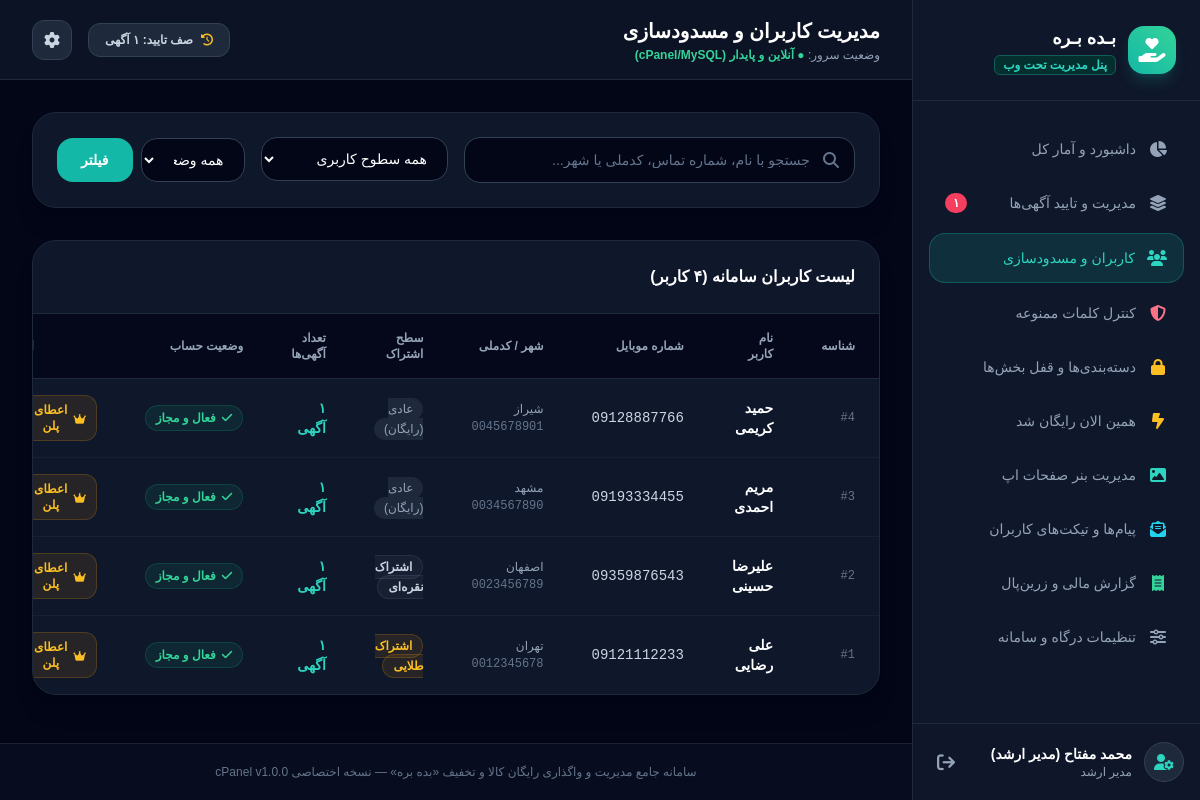
Screenshot of /users.php (signed in) with the database file from the repository.
### tables this page shows
CREATE TABLE IF NOT EXISTS `users` (
  `id` INT AUTO_INCREMENT PRIMARY KEY,
  `phone` VARCHAR(15) NOT NULL UNIQUE,
  `full_name` VARCHAR(100) NOT NULL,
  `national_id` VARCHAR(10) DEFAULT NULL,
  `city` VARCHAR(50) DEFAULT 'تهران',
  `province` VARCHAR(50) DEFAULT 'تهران',
  `tier` ENUM('FREE', 'SILVER', 'GOLD', 'DIAMOND') DEFAULT 'FREE',
  `tier_expires_at` DATETIME DEFAULT NULL,
  `is_banned` TINYINT(1) DEFAULT 0,
  `ban_reason` TEXT DEFAULT NULL,
  `can_post_listing` TINYINT(1) DEFAULT 1,
  `wallet_balance` BIGINT DEFAULT 0,
  `created_at` TIMESTAMP DEFAULT CURRENT_TIMESTAMP
);

### config.php (called while the page is built, shortened)
<?php
function persianNumber($number) {
    $en = ['0','1','2','3','4','5','6','7','8','9'];
    $fa = ['۰','۱','۲','۳','۴','۵','۶','۷','۸','۹'];
    return str_replace($en, $fa, (string)$number);
}

### users.php (the view, shortened to what this page needs)
<?php
require_once 'header.php';
$db = getDB();
$search = trim($_GET['q'] ?? '');
$sql = "SELECT u.*,
        (SELECT COUNT(*) FROM listings WHERE user_id = u.id) as listings_count,
        (SELECT COUNT(*) FROM transactions WHERE user_id = u.id AND status = 'SUCCESS') as tx_count
        FROM users u WHERE 1=1";
$params = [];
$sql .= " ORDER BY u.id DESC";
$stmt = $db->prepare($sql);
$stmt->execute($params);
$users = $stmt->fetchAll();
?>
<div class="bg-slate-900 border border-slate-800 rounded-3xl p-6 shadow-xl">
    <form method="GET" action="users.php" class="grid grid-cols-1 sm:grid-cols-2 lg:grid-cols-4 gap-4">
        <div class="lg:col-span-2 relative">
            <div class="absolute inset-y-0 right-0 pr-4 flex items-center pointer-events-none text-slate-500">
            </div>
            <input type="text" name="q" value="<?= htmlspecialchars($search) ?>" placeholder="جستجو با نام، شماره تماس، کدملی یا شهر..."
                   class="w-full bg-slate-950 border border-slate-700 rounded-2xl pr-11 pl-4 py-3 text-sm text-white placeholder-slate-500 focus:outline-none focus:border-teal-400">
        </div>
        <div>
            <select name="tier" class="w-full bg-slate-950 border border-slate-700 rounded-2xl px-4 py-3 text-sm text-white focus:outline-none focus:border-teal-400">
                <option value="">همه سطوح کاربری</option>
            </select>
        </div>
        <div class="flex items-center gap-2">
            <select name="banned" class="w-full bg-slate-950 border border-slate-700 rounded-2xl px-4 py-3 text-sm text-white focus:outline-none focus:border-teal-400">
                <option value="">همه وضعیت‌ها</option>
            </select>
            <button type="submit" class="bg-teal-500 hover:bg-teal-600 text-white font-bold px-6 py-3 rounded-2xl text-sm transition">
                فیلتر
            </button>
        </div>
    </form>
</div>
<div class="bg-slate-900 border border-slate-800 rounded-3xl overflow-hidden shadow-xl">
    <div class="p-6 border-b border-slate-800 flex items-center justify-between">
        <h3 class="font-bold text-white text-base">لیست کاربران سامانه (<?= persianNumber(count($users)) ?> کاربر)</h3>
    </div>
    <div class="overflow-x-auto">
        <table class="w-full text-right text-sm">
            <thead class="bg-slate-950/80 text-slate-400 text-xs border-b border-slate-800">
                <tr>
                    <th class="py-4 px-6">شناسه</th>
                    <th class="py-4 px-6">نام کاربر</th>
                    <th class="py-4 px-6">شماره موبایل</th>
                    <th class="py-4 px-6">شهر / کدملی</th>
                    <th class="py-4 px-6">سطح اشتراک</th>
                    <th class="py-4 px-6">تعداد آگهی‌ها</th>
                    <th class="py-4 px-6">وضعیت حساب</th>
                    <th class="py-4 px-6 text-center">اقدامات مدیریتی</th>
                </tr>
            </thead>
            <tbody class="divide-y divide-slate-800/60 text-slate-300">
                <?php if (empty($users)): ?>
                    <tr>
                        <td colspan="8" class="text-center py-12 text-slate-500">کاربری با مشخصات درخواستی یافت نشد.</td>
                    </tr>
                <?php else: ?>
                    <?php foreach ($users as $user): ?>
                        <tr class="hover:bg-slate-800/40 transition">
                            <td class="py-4 px-6 font-mono text-xs text-slate-500">#<?= $user['id'] ?></td>
                            <td class="py-4 px-6 font-bold text-white">
                                <?= htmlspecialchars($user['full_name']) ?>
                            </td>
                            <td class="py-4 px-6 font-mono text-slate-300" dir="ltr">
                                <?= htmlspecialchars($user['phone']) ?>
                            </td>
                            <td class="py-4 px-6 text-xs text-slate-400">
                                <div><?= htmlspecialchars($user['city']) ?></div>
                                <div class="font-mono text-slate-500 mt-0.5"><?= htmlspecialchars($user['national_id'] ?? 'ثبت نشده') ?></div>
                            </td>
                            <td class="py-4 px-6">
                                <?php if ($user['tier'] === 'DIAMOND'): ?>
                                    <span class="bg-cyan-500/10 text-cyan-400 border border-cyan-500/20 text-xs px-2.5 py-1 rounded-full font-bold">الماس (VIP تجاری)</span>
                                <?php elseif ($user['tier'] === 'GOLD'): ?>
                                    <span class="bg-amber-500/10 text-amber-400 border border-amber-500/20 text-xs px-2.5 py-1 rounded-full font-bold">اشتراک طلایی</span>
                                <?php elseif ($user['tier'] === 'SILVER'): ?>
                                    <span class="bg-slate-500/10 text-slate-300 border border-slate-500/20 text-xs px-2.5 py-1 rounded-full font-bold">اشتراک نقره‌ای</span>
                                <?php else: ?>
                                    <span class="bg-slate-800 text-slate-400 text-xs px-2.5 py-1 rounded-full">عادی (رایگان)</span>
                                <?php endif; ?>
                            </td>
                            <td class="py-4 px-6 font-bold text-teal-400">
                                <?= persianNumber($user['listings_count']) ?> آگهی
                            </td>
                            <td class="py-4 px-6">
                                <?php if ($user['is_banned'] == 1): ?>
                                    <span class="bg-rose-500/10 text-rose-400 border border-rose-500/30 text-xs px-2.5 py-1 rounded-full font-bold flex items-center gap-1.5 w-max">
                                        <i class="fa-solid fa-ban"></i>
                                        <span>مسدود شده</span>
                                    </span>
                                    <?php if (!empty($user['ban_reason'])): ?>
                                        <span class="text-[10px] text-slate-500 block mt-1"><?= htmlspecialchars($user['ban_reason']) ?></span>
                                    <?php endif; ?>
                                <?php else: ?>
                                    <span class="bg-emerald-500/10 text-emerald-400 border border-emerald-500/20 text-xs px-2.5 py-1 rounded-full font-bold flex items-center gap-1.5 w-max">
                                        <i class="fa-solid fa-check"></i>
                                        <span>فعال و مجاز</span>
                                    </span>
                                <?php endif; ?>
                            </td>
                            <td class="py-4 px-6 text-center">
                                <div class="flex items-center justify-center gap-2">
                                    <button onclick="openTierModal(<?= $user['id'] ?>, '<?= htmlspecialchars($user['full_name'], ENT_QUOTES) ?>', '<?= $user['tier'] ?>')"
                                            class="bg-amber-500/10 hover:bg-amber-500/20 text-amber-400 border border-amber-500/20 px-2.5 py-1.5 rounded-xl text-xs font-bold transition flex items-center gap-1.5"
                                            title="اعطای اشتراک طلایی یا الماس">
                                        <i class="fa-solid fa-crown text-[11px]"></i>
                                        <span>اعطای پلن</span>
                                    </button>
                                </div>
                            </td>
                        </tr>
                    <?php endforeach; ?>
                <?php endif; ?>
            </tbody>
        </table>
    </div>
</div>
<?php require_once 'footer.php'; ?>

### header.php (style rules this page uses)
body { font-family: 'Vazirmatn', sans-serif; }

### rows the page displays
users: id "4", full_name "حمید کریمی", phone "09128887766", city "شیراز", national "0045678901", tier "عادی (رایگان)", listings_count "۱", is_banned 0 (drawn)
users: id "3", full_name "مریم احمدی", phone "09193334455", city "مشهد", national "0034567890", tier "عادی (رایگان)", listings_count "۱", is_banned 0 (drawn)
users: id "2", full_name "علیرضا حسینی", phone "09359876543", city "اصفهان", national "0023456789", tier "اشتراک نقره‌ای", listings_count "۱", is_banned 0 (drawn)
users: id "1", full_name "علی رضایی", phone "09121112233", city "تهران", national "0012345678", tier "اشتراک طلایی", listings_count "۱", is_banned 0 (drawn)

### other values shown
persianNumber($pendingListingsCount) "۱"
$adminName "محمد مفتاح (مدیر ارشد)"
$pageTitle "مدیریت کاربران و مسدودسازی"
persianNumber(count($users)) "۴"
